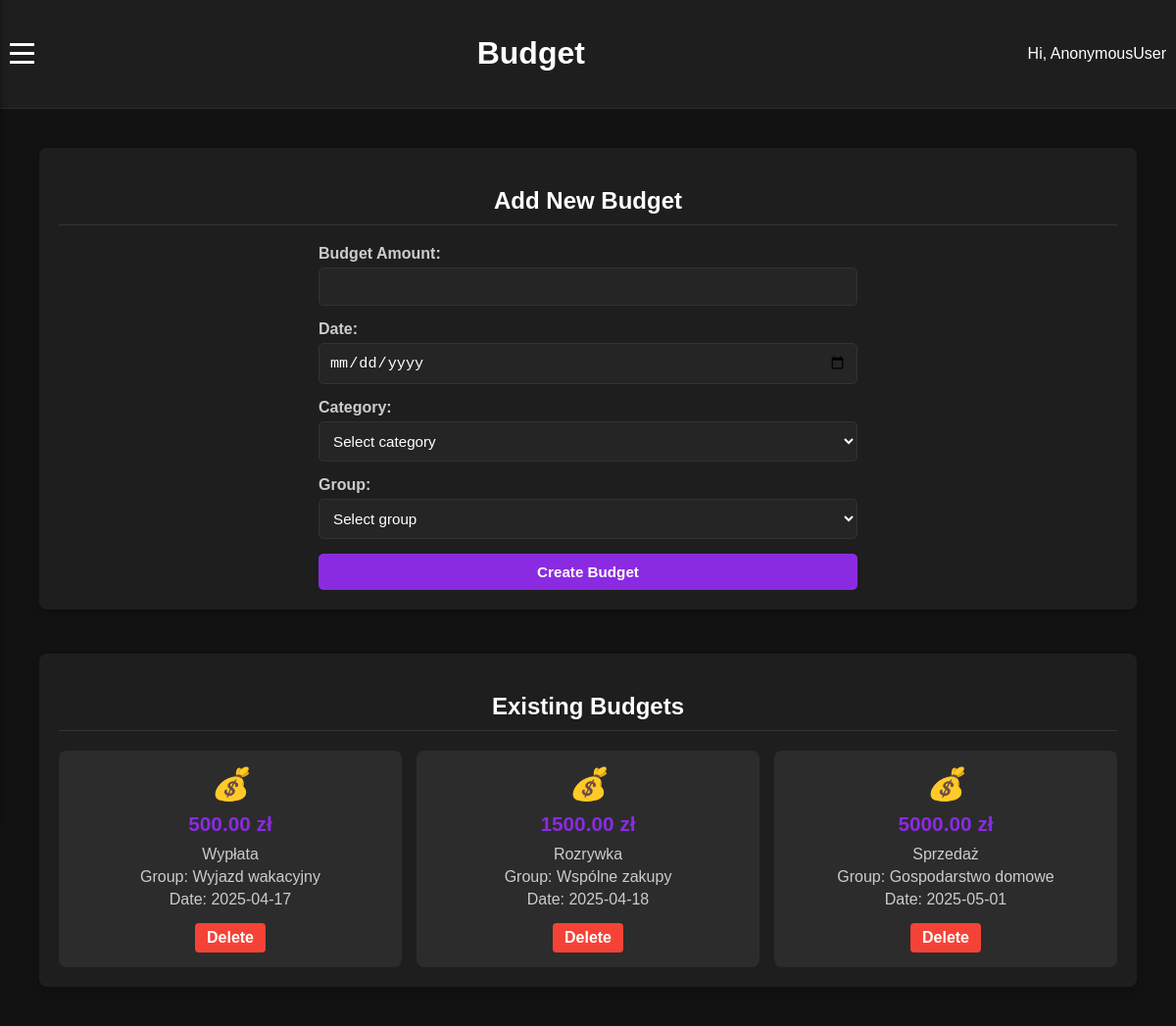
The page /budget/ on the database its author committed.
### budzetApp/models.py (models this page shows, shortened)
class Budget(models.Model):
    budget_amount = models.DecimalField(max_digits=10, decimal_places=2)
    date = models.DateField()
    category = models.ForeignKey(Category, on_delete=models.CASCADE)
    group = models.ForeignKey(Group, on_delete=models.CASCADE)

class Category(models.Model):
    category_name = models.CharField(max_length=100)
    category_type = models.CharField(max_length=50)

class Group(models.Model):
    group_name = models.CharField(max_length=100)
    description = models.TextField()
    created_at = models.DateTimeField(auto_now_add=True)
    created_by = models.ForeignKey(User, on_delete=models.CASCADE, related_name='created_groups')

### budzetApp/views.py (the view, shortened to what this page needs)
# urls.py: path("budget/", views.budget, name="budget"),
def budget(request):
    budgets = Budget.objects.all()
    categories = Category.objects.all()
    groups = Group.objects.all()
    context = {
        'budgets': budgets,
        'categories': categories,
        'groups': groups
    }
    return render(request, 'budzetApp/budget.html', context)

### budzetApp/templates/budzetApp/budget.html (shortened to what this page needs)
{% extends "budzetApp/temp.html" %}
{% load static %}
{% block header %}
<h1>Budget</h1>
{% endblock header %}
{% block styles %}
    {{ block.super }}
    <link rel="stylesheet" href="{% static 'css/budget.css' %}">
{% endblock styles %}
{% block main %}
<div class="dashboard-container">
    <div class="budget-section">
        <h2>Add New Budget</h2>
        <div class="budget-form">
            <form method="post" action="{% url 'budzetApp:budget' %}">
                <div class="form-group">
                    <label for="budget_amount">Budget Amount:</label>
                    <input type="number" id="budget_amount" name="budget_amount" step="0.01" required>
                </div>
                <div class="form-group">
                    <label for="date">Date:</label>
                    <input type="date" id="date" name="date" required>
                </div>
                <div class="form-group">
                    <label for="category">Category:</label>
                    <select id="category" name="category" required>
                        <option value="">Select category</option>
                    </select>
                </div>
                <div class="form-group">
                    <label for="group">Group:</label>
                    <select id="group" name="group" required>
                        <option value="">Select group</option>
                    </select>
                </div>
                <button type="submit" class="submit-btn">Create Budget</button>
            </form>
        </div>
    </div>
    <div class="existing-budgets">
        <h2>Existing Budgets</h2>
        {% if budgets %}
            <div class="budget-grid">
                {% for budget in budgets %}
                    <div class="budget-card">
                        <i class="budget-icon">💰</i>
                        <h3>{{ budget.budget_amount }} zł</h3>
                        <p>{{ budget.category.category_name }}</p>
                        <p>Group: {{ budget.group.group_name }}</p>
                        <p>Date: {{ budget.date|date:"Y-m-d" }}</p>
                        <div class="card-actions">
                            <a href="{% url 'budzetApp:delete_budget' budget.id %}" class="delete-btn" onclick="return confirm('Are you sure you want to delete this budget?')">Delete</a>
                        </div>
                    </div>
                {% endfor %}
            </div>
        {% else %}
            <p class="empty-message">No budgets have been created yet.</p>
        {% endif %}
    </div>
</div>
{% endblock main %}

### budzetApp/static/css/style.css (style rules this page uses)
body { margin: 0; font-family: 'Arial', sans-serif; background-color: #121212; color: #ffffff; }

### budzetApp/static/css/budget.css (style rules this page uses)
.budget-section { background-color: #1A1A1A; border-radius: 8px; padding: 20px; box-shadow: 0 3px 6px rgba(0, 0, 0, 0.2); margin-bottom: 25px; }
.budget-section h2 { text-align: center; margin-bottom: 20px; font-size: 1.3rem; color: #ffffff; border-bottom: 1px solid #333333; padding-bottom: 8px; }
.budget-form { max-width: 550px; margin: 0 auto; }
.form-group { margin-bottom: 15px; }
.form-group label { display: block; font-weight: bold; margin-bottom: 5px; color: #cccccc; }
.form-group input, .form-group select { width: 100%; padding: 10px; border-radius: 5px; border: 1px solid #333333; background-color: #252525; color: #ffffff; font-size: 0.95rem; box-sizing: border-box; }
.form-group select { width: 100%; }
.submit-btn { display: block; width: 100%; padding: 10px; background-color: #8A2BE2; color: white; border: none; border-radius: 5px; font-size: 0.95rem; font-weight: bold; cursor: pointer; transition: all 0.3s ease; }
.dashboard-container { display: flex; flex-direction: column; gap: 20px; max-width: 1200px; margin: 0 auto; padding: 20px; color: #ffffff; }
.budget-section { background-color: #1E1E1E; border-radius: 8px; padding: 20px; box-shadow: 0 4px 8px rgba(0, 0, 0, 0.2); }
.budget-section h2 { text-align: center; margin-bottom: 20px; font-size: 1.5rem; color: #ffffff; border-bottom: 1px solid #333333; padding-bottom: 10px; }
.existing-budgets { background-color: #1E1E1E; border-radius: 8px; padding: 20px; box-shadow: 0 4px 8px rgba(0, 0, 0, 0.2); }
.existing-budgets h2 { text-align: center; margin-bottom: 20px; font-size: 1.5rem; color: #ffffff; border-bottom: 1px solid #333333; padding-bottom: 10px; }
.budget-grid { display: grid; grid-template-columns: repeat(3, 1fr); gap: 15px; }
.budget-card { background-color: #2C2C2C; padding: 15px; border-radius: 8px; text-align: center; transition: background-color 0.3s; }
.budget-icon { font-size: 2rem; margin-bottom: 10px; display: block; }
.budget-card h3 { color: #8A2BE2; margin: 10px 0; font-size: 1.3rem; }
.budget-card p { color: #cccccc; margin: 5px 0; }
.card-actions { margin-top: 15px; }
.delete-btn { display: inline-block; padding: 6px 12px; background-color: #F44336; color: white; border-radius: 4px; text-decoration: none; font-weight: bold; transition: background-color 0.2s; }

### rows shown on the page
Budget: budget_amount "500.00", category.category_name "Wypłata", group.group_name "Wyjazd wakacyjny", date "2025-04-17"
Budget: budget_amount "1500.00", category.category_name "Rozrywka", group.group_name "Wspólne zakupy", date "2025-04-18"
Budget: budget_amount "5000.00", category.category_name "Sprzedaż", group.group_name "Gospodarstwo domowe", date "2025-05-01"

### other values the page prints
{{ user }} "AnonymousUser"
